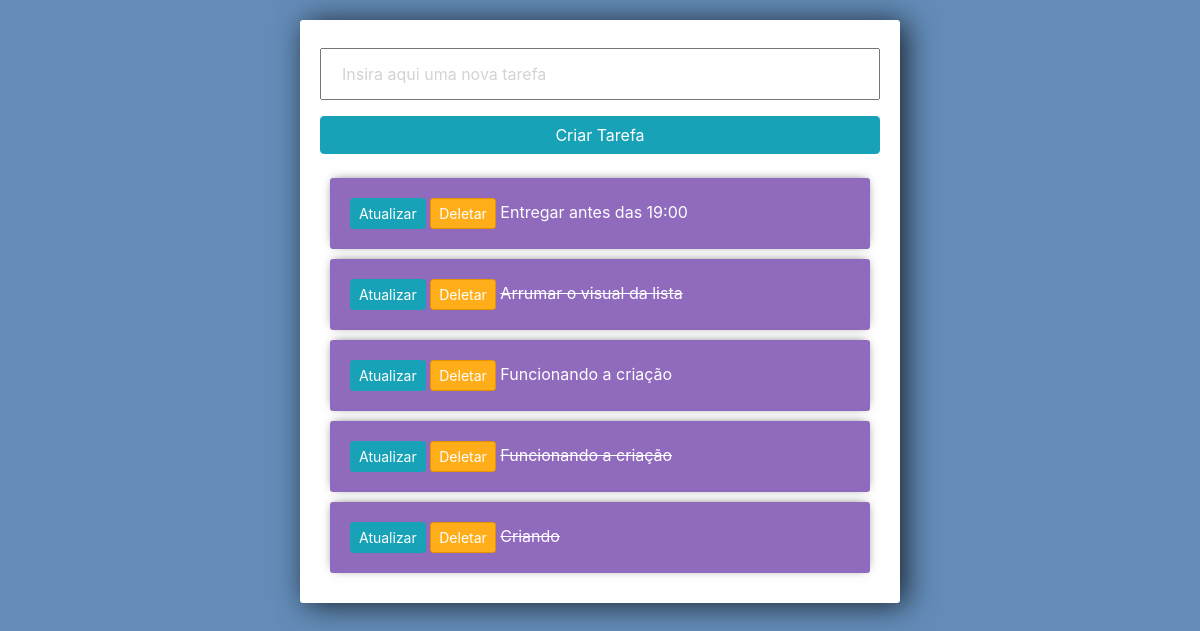
The page / on the database its author committed.
### tarefas/models.py (models this page shows)
class Tarefa(models.Model):
    titulo = models.CharField(max_length=50)
    completa = models.BooleanField(default= False)
    criacao = models.DateTimeField(auto_now_add=True)
    def __str__(self):
        return self.titulo

### tarefas/views.py (the view)
# urls.py: path('', views.index, name="lista-tarefas"),
def index(request):
    tarefas = Tarefa.objects.all()
    form = TarefaForm()
    if request.method == "POST":
        form = TarefaForm(request.POST)
        if form.is_valid():
            form.save()
        return redirect('/')
    context = {'tarefas': tarefas,'form':form}
    return render(request, 'tarefas/lista_tarefas.html', context)

### tarefas/forms.py
class TarefaForm(forms.ModelForm):
    titulo = forms.CharField(widget= forms.TextInput(attrs={'placeholder': 'Insira aqui uma nova tarefa'}))
    class Meta:
        model = Tarefa
        fields = '__all__'

### tarefas/templates/tarefas/lista_tarefas.html (shortened to what this page needs)
<link rel="stylesheet" href="https://stackpath.bootstrapcdn.com/bootstrap/4.4.1/css/bootstrap.min.css">
<div class="center-column">
    <form method="POST" action="/">
        {{form.titulo}}
        <input class="btn btn-info" type="submit" value="Criar Tarefa" name= "Criar Tarefa">
    </form>
    <div class="todo-list">
        {% for tarefa in tarefas %}
            <div class="item-row">
                <a class="btn btn-sm btn-info" href="{% url 'atualizar-tarefa' tarefa.id %}">Atualizar</a>
                <a class="btn btn-sm btn-danger" href="{% url 'deletar-tarefa' tarefa.id %}">Deletar</a>
                {% if tarefa.completa == True %}
                    <strike>{{tarefa}}</strike>
                {% else %}
                    <span>{{tarefa}}</span>
                {% endif %}
            </div>
        {% endfor %}
    </div>
</div>

### tarefas/templates/tarefas/lista_tarefas.html (style rules this page uses)
input { width: 100%; padding: 12px 20px; margin: 8px 0; box-sizing: border-box; }
input::placeholder { color: #d3d3d3; }
.center-column { width: 600px; margin: 20px auto; padding: 20px; background-color: #fff; border-radius: 3px; box-shadow: 6px 2px 30px 0px rgba(0,0,0,0.75); }
.item-row { background-color: #906abd; margin: 10px; padding: 20px; border-radius: 3px; color: #fff; font-size: 16px; box-shadow: 0px -1px 10px -4px rgba(0,0,0,0.75); }
.btn-danger { background-color: #ffae19; border-color: #e59400; }

### rows shown on the page
Tarefa: titulo "Entregar antes das 19:00"
Tarefa: titulo "Arrumar o visual da lista"
Tarefa: titulo "Funcionando a criação"
Tarefa: titulo "Funcionando a criação"
Tarefa: titulo "Criando"
